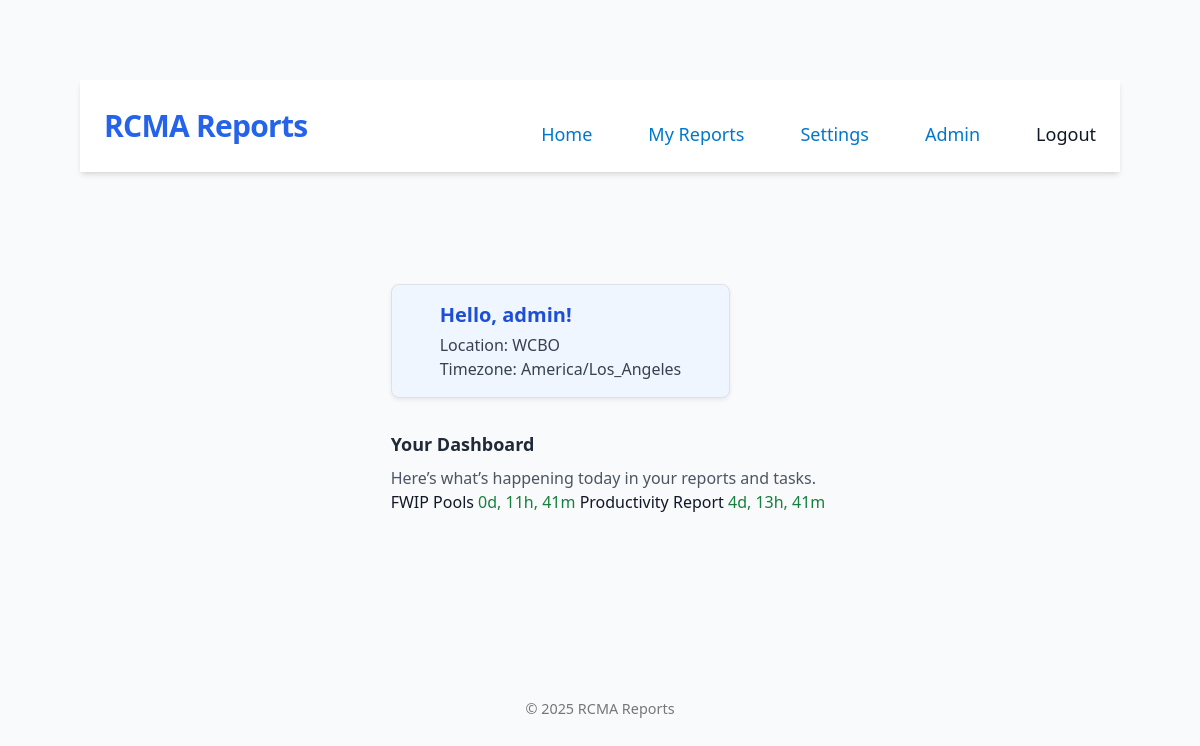
Screenshot of / (signed in) with the database file from the repository.
### core/models.py (models this page shows, shortened)
class UserProfile(models.Model):
    LOCATION_CHOICES = [
            ("CORPORATE" , "CORPORATE"),
            ("ACBO" , "ACBO"),
            ("WCBO" , "WCBO"),
        ]
    LOCATION_TIMEZONES = {
        "CORPORATE" : "America/New_York",
        "ACBO" : "America/New_York",
        "WCBO" : "America/Los_Angeles",
    }
    user = models.OneToOneField(settings.AUTH_USER_MODEL, on_delete=models.CASCADE, related_name="profile")
    location = models.CharField(choices=LOCATION_CHOICES, default="CORPORATE", help_text="Please select your work location")
    timezone = models.CharField(max_length=64, default="America/New_York", editable=False)

class Report(models.Model):
    REPORT_CADENCE_CHOICES = [
        ("Daily", "Daily"),
        ("Weekly", "Weekly"),
        ("Monthly", "Monthly"),
    ]
    DAYS_OF_WEEK_CHOICES = [
        (0, "Monday"),
        (1, "Tuesday"),
        (2, "Wednesday"),
        (3, "Thursday"),
        (4, "Friday"),
        (5, "Saturday"),
        (6, "Sunday"),
    ]
    name = models.CharField(max_length=200, unique=True)
    slug = models.SlugField(unique=True)
    description = models.TextField(blank=True)
    cadence = models.CharField(max_length=20, choices=REPORT_CADENCE_CHOICES)
    day_of_week_deadline = models.IntegerField(
        choices=DAYS_OF_WEEK_CHOICES, blank=True, null=True
    )
    time_deadline = models.ForeignKey(
        TimeSlot,
        on_delete=models.SET_NULL,
        null=True,
        blank=True,
        help_text="Time of day (WITH RESPECT TO YOUR TIME ZONE) the report should be updated by.",
    )
    users = models.ManyToManyField(
        User,
        through="UserReportAccess",
        related_name="accessible_reports",
        blank=True,
    )
    class Meta:
        ordering = ["name"]
    def next_deadline_est(self, from_dt=None):
        if not self.time_deadline:
            return None
        now_est = (from_dt or timezone.now()).astimezone(REPORT_TIME_ZONE)
        hour   = self.time_deadline.time.hour
        minute = self.time_deadline.time.minute
        base_today = now_est.replace(hour=hour, minute=minute, second=0, microsecond=0)
        if self.cadence == "Weekly" and self.day_of_week_deadline is not None:
            delta = (int(self.day_of_week_deadline) - now_est.weekday()) % 7
            candidate = base_today + timedelta(days=delta)
            if delta == 0 and now_est > candidate:
                candidate += timedelta(days=7)
            return candidate
        return base_today if now_est <= base_today else base_today + timedelta(days=1)
    def deadline_for_user(self, user, from_dt=None):
        est_dt = self.next_deadline_est(from_dt)
        if not est_dt:
            return None
        user_tz = ZoneInfo(getattr(getattr(user, "profile", None), "timezone", "UTC"))
        return est_dt.astimezone(user_tz)

### core/views.py (the view)
# urls.py: 2. Add a URL to urlpatterns:  path('', views.home, name='home')
def home(request):
    if not request.user.is_authenticated:
        return redirect("login")
    user = request.user
    profile=None
    if user.is_authenticated:
        try:
            profile = UserProfile.objects.get(user=user)
            user_tz = profile.timezone or None
            logger.error(">>>>>Found profile for %s with timezone %s", request.user.username, profile.timezone)
        except UserProfile.DoesNotExist:
            logger.error(">>>>>No profile found for user %s", request.user.username)
            pass        # profile remains null... logic for hiding null profile in html
        reports = reports = Report.objects.filter(user_links__user=user).order_by("day_of_week_deadline", "time_deadline")
        report_data = []
        user_data = []
        now = timezone.now()
        if user_tz is not None and user_tz.strip().lower() != "none":
            now = now.astimezone(ZoneInfo(user_tz))
            for r in reports:
                local_deadline = r.deadline_for_user(user_tz)
                is_overdue = False
                if not (local_deadline):
                    is_overdue = False
                    status_text = "No Deadline Defined"
                    continue
                delta = local_deadline - now
                delta_seconds = int(delta.total_seconds())
                seconds_until_deadline = delta_seconds # for sorting
                if delta_seconds <= 0:
                    is_overdue = True
                    status_text=f"Overdue! (due at {str(local_deadline)})"
                else:
                    days = delta_seconds // 86400
                    delta_seconds %= 86400
                    hours = delta_seconds // 3600
                    delta_seconds %= 3600
                    minutes = delta_seconds // 60
                    status_text = f"{days}d, {hours}h, {minutes}m"
                report_data.append({
                    "report_name" : r.name,
                    "seconds_until_deadline" : seconds_until_deadline,
                    "status_text" : status_text,
                    "is_overdue" : is_overdue
                })
                user_data = {
                    "user_first_name" : user.first_name,
                    "user_location" : profile.location,
                    "user_timezone" : profile.timezone
                }
        report_data.sort(key=lambda rpt : rpt['seconds_until_deadline'], reverse=False)
        return render(request, "core/home.html", {"report_data" : report_data, "user_data" : user_data})

### core/templates/core/home.html
{% extends "core/base.html" %}
{% block content %}
<div class="flex justify-start mt-6 ml-4">
  <div class="bg-blue-50 border border-blue-200 rounded-lg shadow-sm py-3 px-5 w-fit">
    <h2 class="text-xl font-semibold text-blue-700">
        Hello, {{ userdata.user_first_name|default:user.username }}!
    </h2>
    {% if user_data %}
      <p class="text-gray-700 mt-1">
        Location: <span class="font-medium">{{ user_data.user_location }}</span><br>
        Timezone: <span class="font-medium">{{ user_data.user_timezone }}</span>
      </p>
    {% endif %}
  </div>
</div>
<div class="mt-8 ml-4">
  <h3 class="text-lg font-semibold text-gray-800 mb-2">Your Dashboard</h3>
  <p class="text-gray-600">
    Here’s what’s happening today in your reports and tasks.
  </p>
  {% for r in report_data %}
  <tr>
    <td>{{ r.report_name }}</td>
    <td>
      <span class="{% if r.is_overdue %}text-red-600 font-semibold{% else %}text-green-700{% endif %}">
        {{ r.status_text }}
      </span>
    </td>
  </tr>
{% endfor %}
</div>
{% endblock %}

### core/static/core/styles.css (style rules this page uses)
* { margin: 0; padding: 0; box-sizing: border-box; }
body { font-family: 'Segoe UI', Roboto, sans-serif; background-color: #f5f7fa; color: #333; line-height: 1.6; padding: 5rem; }

### rows the page displays
UserProfile: user_location "WCBO", user_timezone "America/Los_Angeles"
Report: report_name "FWIP Pools"
Report: report_name "Productivity Report"

### other values shown
{{ userdata.user_first_name|default:user.username }} "admin"
{{ r.status_text }} "0d, 11h, 41m" "4d, 13h, 41m"
